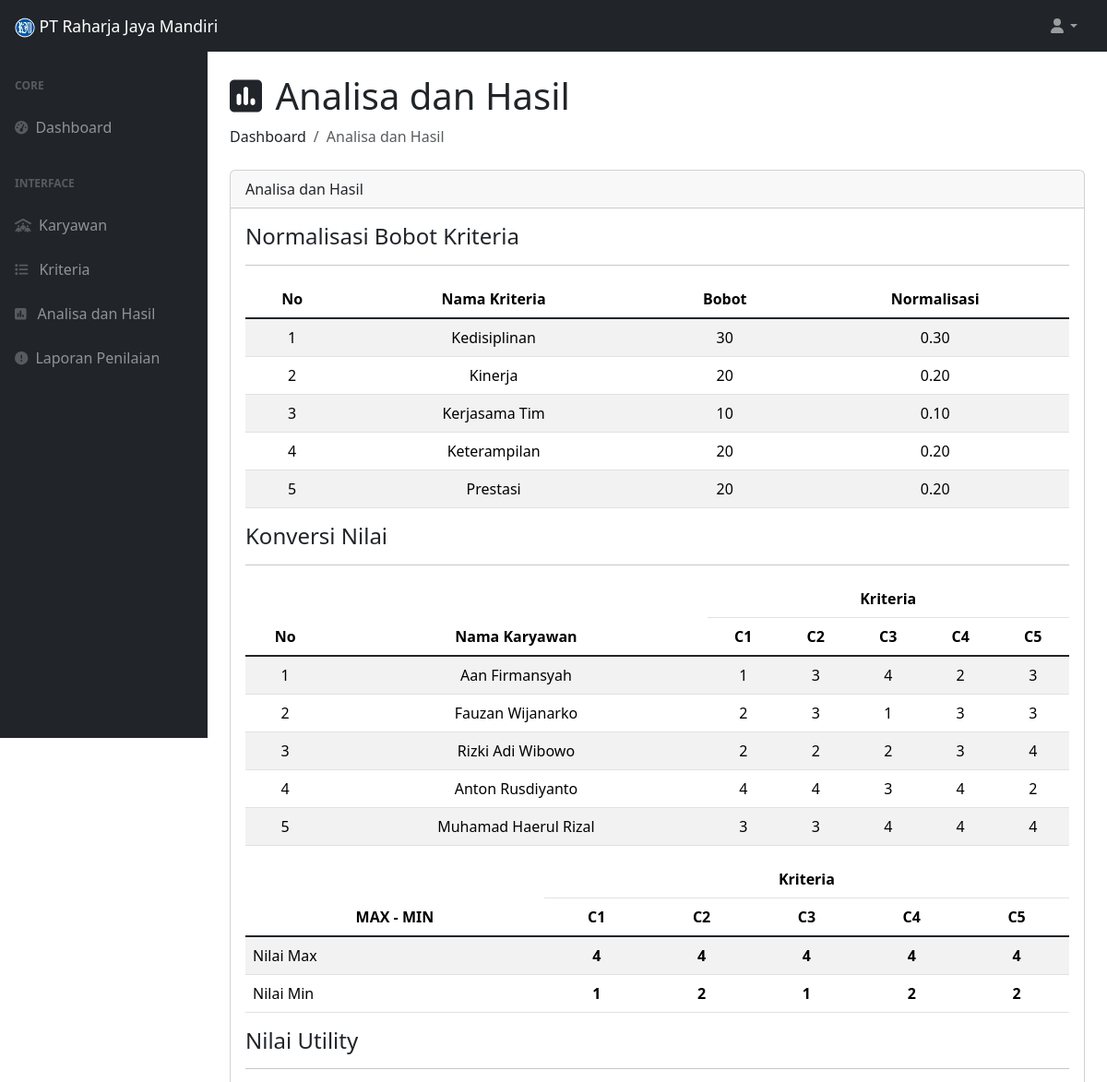
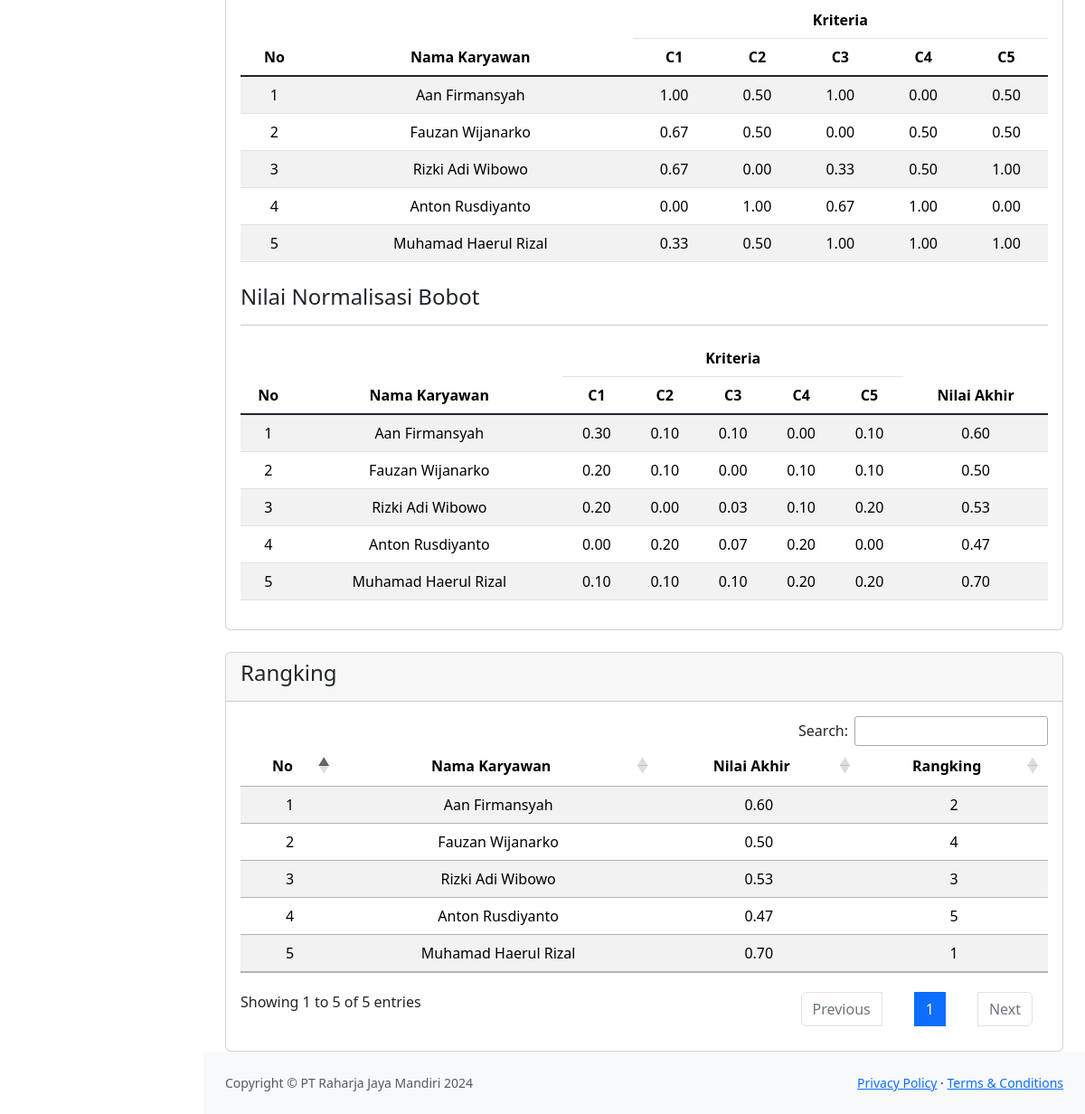
Screenshot of /hrd/?halaman=hasil with the database file from the repository (2 pictures, top to bottom).
### tables this page shows
CREATE TABLE `tb_kriteria` (
  `id_kriteria` int(11) NOT NULL,
  `nama_kriteria` varchar(50) NOT NULL,
  `bobot_kriteria` double NOT NULL,
  `kategori` varchar(11) NOT NULL
);

CREATE TABLE `tb_karyawan` (
  `id_karyawan` int(11) NOT NULL,
  `nik` varchar(16) NOT NULL,
  `nama_karyawan` varchar(50) NOT NULL,
  `department` varchar(25) NOT NULL,
  `kedisiplinan` int(11) NOT NULL,
  `prestasi` int(11) NOT NULL,
  `nilai_akhir` double NOT NULL,
  `rangking` int(11) NOT NULL
);

CREATE TABLE `tb_nilai` (
  `id_nilai` int(11) NOT NULL,
  `id_karyawan` int(11) NOT NULL,
  `id_kriteria` int(11) NOT NULL,
  `id_subkriteria` int(11) NOT NULL
);

### hrd/hasil.php (the view, shortened to what the rows shown need)
<h1 class="mt-4"><i class="fa-solid fa-square-poll-vertical me-1"></i> Analisa dan Hasil</h1>
<div class="card mb-4">
    <div class="card-body">
        <table class="table table-striped responsive" style="width:100%">
            <thead>
                <tr>
                    <th class="text-center">No</th>
                    <th class="text-center">Nama Kriteria</th>
                    <th class="text-center">Bobot</th>
                    <th class="text-center">Normalisasi</th>
                </tr>
            </thead>
            <tbody>
                <?php
                include "../src/config.php";
                $h = mysqli_num_rows(mysqli_query($conn, "SELECT * FROM tb_kriteria"));
                $query = "SELECT *, (SELECT SUM(bobot_kriteria) FROM tb_kriteria) as sum_bobot FROM tb_kriteria ORDER BY id_kriteria";
                $result = mysqli_query($conn, $query);
                if (mysqli_num_rows($result) > 0) {
                    $no = 1;
                    while ($row = mysqli_fetch_assoc($result)) {
                        if ($row['sum_bobot'] != 0) {
                            $n_normalisasi = number_format($row['bobot_kriteria'] / $row['sum_bobot'], 2);
                        } else {
                            $n_normalisasi = 0;
                        }
                        ?>
                        <tr>
                            <td class="text-center">
                                <?= $no++ ?>
                            </td>
                            <td class="text-center">
                                <?= $row['nama_kriteria'] ?>
                            </td>
                            <td class="text-center">
                                <?= $row['bobot_kriteria'] ?>
                            </td>
                            <td class="text-center">
                                <?= $n_normalisasi ?>
                            </td>
                        </tr>
                        <?php
                    }
                }
                ?>
            </tbody>
        </table>
        <table class="table table-striped responsive">
            <thead>
                <tr>
                    <th class="text-center" rowspan="2">No</th>
                    <th class="text-center" rowspan="2">Nama Karyawan</th>
                    <th class="text-center" colspan="<?= $h ?>">Kriteria</th>
                </tr>
                <tr class="text-center">
                    <?php
                    for ($n = 1; $n <= $h; $n++) {
                        echo "<th class='text-center'>C{$n}</th>";
                    }
                    ?>
                </tr>
            </thead>
            <tbody>
                <?php
                include "../src/config.php";
                $query = "SELECT * FROM tb_karyawan ORDER BY id_karyawan";
                $result = mysqli_query($conn, $query);
                if (mysqli_num_rows($result) > 0) {
                    $no = 1;
                    while ($row = mysqli_fetch_assoc($result)) {
                        $id = $row['id_karyawan'];
                        $dnilai = mysqli_query($conn, "SELECT * FROM tb_nilai WHERE id_karyawan='$id'");
                        $dn = mysqli_fetch_array($dnilai);
                        echo "<tr>";
                        if (empty($dn['id_karyawan'])) {
                        } else {
                            ?>
                            <td class="text-center">
                                <?= $no++ ?>
                            </td>
                            <td class="text-center">
                                <?= $row['nama_karyawan'] ?>
                            </td>
                            <?php
                            $sql = mysqli_query($conn, "SELECT a.nilai_subkriteria as sub FROM tb_subkriteria a, tb_nilai b WHERE a.id_subkriteria=b.id_subkriteria AND b.id_karyawan='$id' ORDER BY b.id_kriteria");
                            while ($rsql = mysqli_fetch_array($sql)) { ?>
                                <td class="text-center">
                                    <?= $rsql['sub'] ?>
                                </td>
                                <?php
                            }
                            ?>
                            </tr>
                            <?php
                        }
                    }
                } else {
                    echo "<tr><td colspan='3'>Tidak ada data karyawan</td></tr>";
                }
                ?>
            </tbody>
        </table>
        <table class="table table-striped responsive">
            <thead>
                <tr>
                    <th class="text-center" rowspan="2">MAX - MIN</th>
                    <th class="text-center" colspan="<?= $h ?>">Kriteria</th>
                </tr>
                <tr class="text-center">
                    <?php
                    for ($n = 1; $n <= $h; $n++) {
                        echo "<th class='text-center'>C{$n}</th>";
                    }
                    ?>
                </tr>
            </thead>
            <tbody>
                <tr>
                    <td>Nilai Max</td>
                    <?php
                    $dkriteria = mysqli_query($conn, "SELECT * FROM tb_kriteria ORDER BY id_kriteria");
                    while ($dk = mysqli_fetch_array($dkriteria)) {
                        $idk = $dk['id_kriteria'];
                        $sql = mysqli_query($conn, "SELECT MAX(a.nilai_subkriteria) as max FROM tb_subkriteria a, tb_nilai b WHERE a.id_subkriteria=b.id_subkriteria AND b.id_kriteria='$idk' ORDER BY b.id_kriteria");
                        $dq1 = mysqli_fetch_array($sql);
                        echo "<th class='text-center'>" . $dq1['max'] . "</th>";
                    }
                    ?>
                </tr>
                <tr>
                    <td>Nilai Min</td>
                    <?php
                    $dkriteria = mysqli_query($conn, "SELECT * FROM tb_kriteria ORDER BY id_kriteria");
                    while ($dk = mysqli_fetch_array($dkriteria)) {
                        $idk = $dk['id_kriteria'];
                        $sql = mysqli_query($conn, "SELECT MIN(a.nilai_subkriteria) as min FROM tb_subkriteria a, tb_nilai b WHERE a.id_subkriteria=b.id_subkriteria AND b.id_kriteria='$idk' ORDER BY b.id_kriteria");
                        $dq1 = mysqli_fetch_array($sql);
                        echo "<th class='text-center'>" . $dq1['min'] . "</th>";
                    }
                    ?>
                </tr>
            </tbody>
        </table>
        <table class="table table-striped responsive">
            <thead>
                <tr>
                    <th class="text-center" rowspan="2">No</th>
                    <th class="text-center" rowspan="2">Nama Karyawan</th>
                    <th class="text-center" colspan="<?= $h ?>">Kriteria</th>
                </tr>
                <tr class="text-center">
                    <?php
                    for ($n = 1; $n <= $h; $n++) {
                        echo "<th class='text-center'>C{$n}</th>";
                    }
                    ?>
                </tr>
            </thead>
            <tbody>
                <?php
                include "../src/config.php";
                $query = "SELECT * FROM tb_karyawan ORDER BY id_karyawan";
                $result = mysqli_query($conn, $query);
                if (mysqli_num_rows($result) > 0) {
                    $no = 1;
                    while ($row = mysqli_fetch_assoc($result)) {
                        $id = $row['id_karyawan'];
                        $nama = $row['nama_karyawan'];
                        echo "<tr>";
                        echo "<td class='text-center'>$no</td>";
                        echo "<td class='text-center'>$nama</td>";
                        $sql = mysqli_query($conn, "SELECT a.nilai_subkriteria as sub, b.id_kriteria as id_kriteria, k.kategori as kategori
                                        FROM tb_subkriteria a
                                        JOIN tb_nilai b ON a.id_subkriteria = b.id_subkriteria
                                        JOIN tb_kriteria k ON b.id_kriteria = k.id_kriteria
                                        WHERE b.id_karyawan='$id'
                                        ORDER BY b.id_kriteria");
                        while ($dq = mysqli_fetch_array($sql)) {
                            $n_sub = $dq['sub'];
                            $kategori = $dq['kategori'];
                            $sql1 = mysqli_query($conn, "SELECT MAX(a.nilai_subkriteria) as max FROM tb_subkriteria a, tb_nilai b WHERE a.id_subkriteria=b.id_subkriteria AND b.id_kriteria='{$dq['id_kriteria']}'");
                            $dq1 = mysqli_fetch_array($sql1);
                            $n_max = $dq1['max'];
                            $sql2 = mysqli_query($conn, "SELECT MIN(a.nilai_subkriteria) as min FROM tb_subkriteria a, tb_nilai b WHERE a.id_subkriteria=b.id_subkriteria AND b.id_kriteria='{$dq['id_kriteria']}'");
                            $dq2 = mysqli_fetch_array($sql2);
                            $n_min = $dq2['min'];
                            $n_maxmin = $n_max - $n_min;
                            if ($kategori === 'Cost') {
                                $n_cm = $n_max - $n_sub;
                                $n_utiliti = number_format(($n_cm / $n_maxmin) * 100 / 100, 2);
                            } elseif ($kategori === 'Benefit') {
                                $n_cm = $n_sub - $n_min;
                                $n_utiliti = number_format(($n_cm / $n_maxmin) * 100 / 100, 2);
                            }
                            echo "<td class='text-center'>$n_utiliti</td>";
                        }
                        echo "</tr>";
                        $no++;
                    }
                } else {
                    echo "<tr><td colspan='3'>Tidak ada data karyawan</td></tr>";
                }
                ?>
            </tbody>
        </table>
        <table class="table table-striped responsive">
            <thead>
                <tr>
                    <th class="text-center" rowspan="2">No</th>
                    <th class="text-center" rowspan="2">Nama Karyawan</th>
                    <th class="text-center" colspan="<?= $h ?>">Kriteria</th>
                    <th class="text-center" rowspan="2">Nilai Akhir</th>
                </tr>
                <tr class="text-center">
                    <?php
                    for ($n = 1; $n <= $h; $n++) {
                        echo "<th class='text-center'>C{$n}</th>";
                    }
                    ?>
                </tr>
            </thead>
            <tbody>
                <?php
                include "../src/config.php";
                $query = "SELECT * FROM tb_karyawan ORDER BY id_karyawan";
                $result = mysqli_query($conn, $query);
                if (mysqli_num_rows($result) > 0) {
                    $no = 1;
                    while ($row = mysqli_fetch_assoc($result)) {
                        $n_akhir = 0.0;
                        $id = $row['id_karyawan'];
                        $nama = $row['nama_karyawan'];
                        echo "<tr>";
                        echo "<td class='text-center'>$no</td>";
                        echo "<td class='text-center'>$nama</td>";
                        $sql = mysqli_query($conn, "SELECT a.nilai_subkriteria as sub, b.id_kriteria as id_kriteria, k.kategori as kategori
                       FROM tb_subkriteria a
                       JOIN tb_nilai b ON a.id_subkriteria = b.id_subkriteria
                       JOIN tb_kriteria k ON b.id_kriteria = k.id_kriteria
                       WHERE b.id_karyawan='$id'
                       ORDER BY b.id_kriteria");
                        while ($dq = mysqli_fetch_array($sql)) {
                            $n_sub = $dq['sub'];
                            $kategori = $dq['kategori'];
                            $sql1 = mysqli_query($conn, "SELECT MAX(a.nilai_subkriteria) as max FROM tb_subkriteria a, tb_nilai b WHERE a.id_subkriteria=b.id_subkriteria AND b.id_kriteria='{$dq['id_kriteria']}'");
                            $dq1 = mysqli_fetch_array($sql1);
                            $n_max = $dq1['max'];
                            $sql2 = mysqli_query($conn, "SELECT MIN(a.nilai_subkriteria) as min FROM tb_subkriteria a, tb_nilai b WHERE a.id_subkriteria=b.id_subkriteria AND b.id_kriteria='{$dq['id_kriteria']}'");
                            $dq2 = mysqli_fetch_array($sql2);
                            $n_min = $dq2['min'];
                            $n_maxmin = $n_max - $n_min;
                            if ($kategori === 'Cost') {
                                $n_cm = $n_max - $n_sub;
                                $n_utiliti = ($n_cm / $n_maxmin) * 100 / 100;
                            } elseif ($kategori === 'Benefit') {
                                $n_cm = $n_sub - $n_min;
                                $n_utiliti = ($n_cm / $n_maxmin) * 100 / 100;
                            }
                            $data1 = mysqli_query($conn, "SELECT * FROM tb_kriteria WHERE id_kriteria='$dq[id_kriteria]' ORDER BY id_kriteria");
                            $row = mysqli_fetch_array($data1);
                            $dt = mysqli_query($conn, "SELECT SUM(bobot_kriteria) as sum_bobot FROM tb_kriteria");
                            $td = mysqli_fetch_array($dt);
                            $n_normalisasi = $row['bobot_kriteria'] / $td['sum_bobot'];
                            $nm_bobot = number_format($n_utiliti * $n_normalisasi, 2);
                            $nn_akhir = number_format($n_akhir += $nm_bobot, 2);
                            echo "<td class='text-center'>$nm_bobot</td>";
                        }
                        echo "<td class='text-center'>$nn_akhir</td>";
                        mysqli_query($conn, "UPDATE tb_karyawan set nilai_akhir=$n_akhir WHERE id_karyawan='$id'");
                        echo "</tr>";
                        $no++;
                    }
                } else {
                    echo "<tr><td colspan='3'>Tidak ada data karyawan</td></tr>";
                }
                ?>
            </tbody>
        </table>
    </div>
</div>
<div class="card">
    <div class="card-body">
        <table id="example" class="table table-striped responsive" style="width:100%">
            <thead>
                <tr>
                    <th class="text-center">No</th>
                    <th class="text-center">Nama Karyawan</th>
                    <th class="text-center">Nilai Akhir</th>
                    <th class="text-center">Rangking</th>
                </tr>
            </thead>
            <tbody>
                <?php
                include "../src/config.php";
                $query = "SELECT * FROM tb_karyawan ORDER BY id_karyawan ASC";
                $result = mysqli_query($conn, $query);
                if (mysqli_num_rows($result) > 0) {
                    $no = 1;
                    while ($row = mysqli_fetch_assoc($result)) {
                        ?>
                        <tr>
                            <td class="text-center">
                                <?= $no++ ?>
                            </td>
                            <td class="text-center">
                                <?= $row['nama_karyawan'] ?>
                            </td>
                            <td class="text-center">
                                <?= number_format($row['nilai_akhir'], 2) ?>
                            </td>
                            <td class="text-center">
                                <?= $row['rangking'] ?>
                            </td>
                        </tr>
                        <?php
                    }
                }
                ?>
            </tbody>
        </table>
    </div>
</div>

### rows the page displays
tb_kriteria: nama_kriteria "Kedisiplinan", bobot_kriteria "30", n_normalisasi "0.30", max "4", min "1"
tb_kriteria: nama_kriteria "Kinerja", bobot_kriteria "20", n_normalisasi "0.20", max "4", min "2"
tb_kriteria: nama_kriteria "Kerjasama Tim", bobot_kriteria "10", n_normalisasi "0.10", max "4", min "1"
tb_kriteria: nama_kriteria "Keterampilan", bobot_kriteria "20", n_normalisasi "0.20", max "4", min "2"
tb_kriteria: nama_kriteria "Prestasi", bobot_kriteria "20", n_normalisasi "0.20", max "4", min "2"
tb_karyawan: nama_karyawan "Aan Firmansyah", sub "1", sub "3", sub "4", sub "2", nn_akhir "0.60", nilai_akhir "0.60", rangking "2"
tb_karyawan: nama_karyawan "Fauzan Wijanarko", sub "2", sub "3", sub "1", nn_akhir "0.50", nilai_akhir "0.50", rangking "4"
tb_karyawan: nama_karyawan "Rizki Adi Wibowo", sub "2", sub "3", sub "4", nn_akhir "0.53", nilai_akhir "0.53", rangking "3"
tb_karyawan: nama_karyawan "Anton Rusdiyanto", sub "4", sub "3", sub "2", nn_akhir "0.47", nilai_akhir "0.47", rangking "5"
tb_karyawan: nama_karyawan "Muhamad Haerul Rizal", sub "3", sub "4", nn_akhir "0.70", nilai_akhir "0.70", rangking "1"
tb_nilai: n_utiliti "1.00", nm_bobot "0.30"
tb_nilai: n_utiliti "0.50", nm_bobot "0.10"
tb_nilai: n_utiliti "1.00", nm_bobot "0.10"
tb_nilai: n_utiliti "0.00", nm_bobot "0.00"
tb_nilai: n_utiliti "0.50", nm_bobot "0.10"
tb_nilai: n_utiliti "0.67", nm_bobot "0.20"
tb_nilai: n_utiliti "0.50", nm_bobot "0.10"
tb_nilai: n_utiliti "0.00", nm_bobot "0.00"
tb_nilai: n_utiliti "0.50", nm_bobot "0.10"
tb_nilai: n_utiliti "0.50", nm_bobot "0.10"
tb_nilai: n_utiliti "0.67", nm_bobot "0.20"
tb_nilai: n_utiliti "0.00", nm_bobot "0.00"
tb_nilai: n_utiliti "0.33", nm_bobot "0.03"
tb_nilai: n_utiliti "0.50", nm_bobot "0.10"
tb_nilai: n_utiliti "1.00", nm_bobot "0.20"
tb_nilai: n_utiliti "0.00", nm_bobot "0.00"
tb_nilai: n_utiliti "1.00", nm_bobot "0.20"
tb_nilai: n_utiliti "0.67", nm_bobot "0.07"
tb_nilai: n_utiliti "1.00", nm_bobot "0.20"
tb_nilai: n_utiliti "0.00", nm_bobot "0.00"
tb_nilai: n_utiliti "0.33", nm_bobot "0.10"
tb_nilai: n_utiliti "0.50", nm_bobot "0.10"
tb_nilai: n_utiliti "1.00", nm_bobot "0.10"
tb_nilai: n_utiliti "1.00", nm_bobot "0.20"
tb_nilai: n_utiliti "1.00", nm_bobot "0.20"
